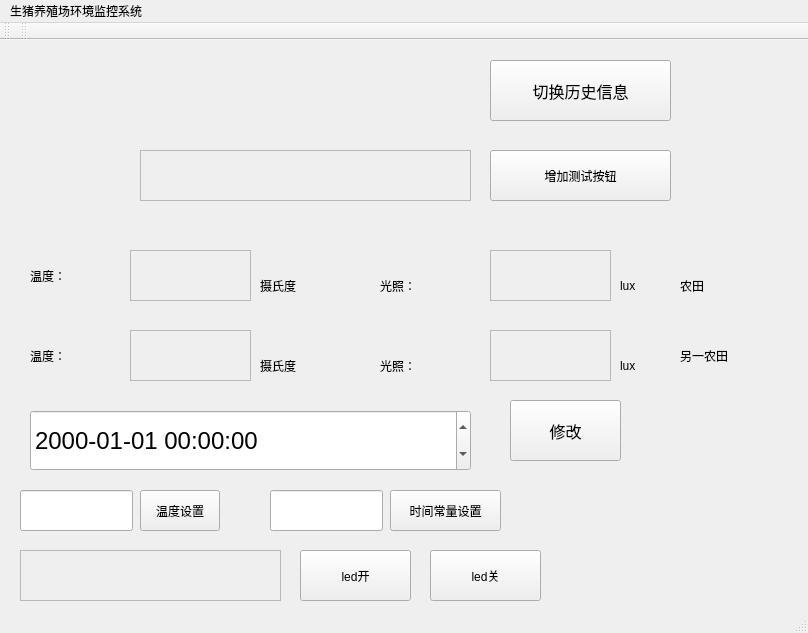
<?xml version="1.0" encoding="UTF-8"?>
<ui version="4.0">
 <class>MainWindow</class>
 <widget class="QMainWindow" name="MainWindow">
  <property name="geometry">
   <rect>
    <x>0</x>
    <y>0</y>
    <width>808</width>
    <height>633</height>
   </rect>
  </property>
  <property name="windowTitle">
   <string>MainWindow</string>
  </property>
  <widget class="QWidget" name="centralWidget">
   <widget class="QLabel" name="label_2">
    <property name="geometry">
     <rect>
      <x>30</x>
      <y>220</y>
      <width>111</width>
      <height>31</height>
     </rect>
    </property>
    <property name="text">
     <string>温度：</string>
    </property>
   </widget>
   <widget class="QLabel" name="temp_lab">
    <property name="geometry">
     <rect>
      <x>130</x>
      <y>210</y>
      <width>121</width>
      <height>51</height>
     </rect>
    </property>
    <property name="font">
     <font>
      <family>宋体</family>
      <pointsize>13</pointsize>
     </font>
    </property>
    <property name="frameShape">
     <enum>QFrame::StyledPanel</enum>
    </property>
    <property name="text">
     <string/>
    </property>
   </widget>
   <widget class="QLabel" name="label_4">
    <property name="geometry">
     <rect>
      <x>380</x>
      <y>230</y>
      <width>41</width>
      <height>31</height>
     </rect>
    </property>
    <property name="text">
     <string>光照：</string>
    </property>
   </widget>
   <widget class="QLabel" name="light_lab">
    <property name="geometry">
     <rect>
      <x>490</x>
      <y>210</y>
      <width>121</width>
      <height>51</height>
     </rect>
    </property>
    <property name="font">
     <font>
      <family>宋体</family>
      <pointsize>13</pointsize>
     </font>
    </property>
    <property name="frameShape">
     <enum>QFrame::StyledPanel</enum>
    </property>
    <property name="text">
     <string/>
    </property>
   </widget>
   <widget class="QLabel" name="label_5">
    <property name="geometry">
     <rect>
      <x>260</x>
      <y>230</y>
      <width>51</width>
      <height>31</height>
     </rect>
    </property>
    <property name="text">
     <string>摄氏度</string>
    </property>
   </widget>
   <widget class="QLabel" name="label_6">
    <property name="geometry">
     <rect>
      <x>620</x>
      <y>230</y>
      <width>41</width>
      <height>31</height>
     </rect>
    </property>
    <property name="text">
     <string>lux</string>
    </property>
   </widget>
   <widget class="QDateTimeEdit" name="dateTimeEdit">
    <property name="geometry">
     <rect>
      <x>30</x>
      <y>370</y>
      <width>441</width>
      <height>61</height>
     </rect>
    </property>
    <property name="font">
     <font>
      <pointsize>18</pointsize>
      <weight>50</weight>
      <bold>false</bold>
     </font>
    </property>
    <property name="displayFormat">
     <string>yyyy-MM-dd HH:mm:ss</string>
    </property>
   </widget>
   <widget class="QPushButton" name="time_btn">
    <property name="geometry">
     <rect>
      <x>510</x>
      <y>360</y>
      <width>111</width>
      <height>61</height>
     </rect>
    </property>
    <property name="font">
     <font>
      <family>华文中宋</family>
      <pointsize>12</pointsize>
     </font>
    </property>
    <property name="text">
     <string>修改</string>
    </property>
   </widget>
   <widget class="QLabel" name="time_lab">
    <property name="geometry">
     <rect>
      <x>140</x>
      <y>110</y>
      <width>331</width>
      <height>51</height>
     </rect>
    </property>
    <property name="frameShape">
     <enum>QFrame::StyledPanel</enum>
    </property>
    <property name="text">
     <string/>
    </property>
   </widget>
   <widget class="QPushButton" name="temp_btn">
    <property name="geometry">
     <rect>
      <x>140</x>
      <y>450</y>
      <width>80</width>
      <height>41</height>
     </rect>
    </property>
    <property name="text">
     <string>温度设置</string>
    </property>
   </widget>
   <widget class="QLineEdit" name="temp_Edit">
    <property name="geometry">
     <rect>
      <x>20</x>
      <y>450</y>
      <width>113</width>
      <height>41</height>
     </rect>
    </property>
   </widget>
   <widget class="QPushButton" name="st_btn">
    <property name="geometry">
     <rect>
      <x>390</x>
      <y>450</y>
      <width>111</width>
      <height>41</height>
     </rect>
    </property>
    <property name="text">
     <string>时间常量设置</string>
    </property>
   </widget>
   <widget class="QLineEdit" name="ST_Edit">
    <property name="geometry">
     <rect>
      <x>270</x>
      <y>450</y>
      <width>113</width>
      <height>41</height>
     </rect>
    </property>
   </widget>
   <widget class="QLabel" name="led_data_lab">
    <property name="geometry">
     <rect>
      <x>20</x>
      <y>510</y>
      <width>261</width>
      <height>51</height>
     </rect>
    </property>
    <property name="frameShape">
     <enum>QFrame::StyledPanel</enum>
    </property>
    <property name="text">
     <string/>
    </property>
   </widget>
   <widget class="QPushButton" name="led_ON">
    <property name="geometry">
     <rect>
      <x>300</x>
      <y>510</y>
      <width>111</width>
      <height>51</height>
     </rect>
    </property>
    <property name="text">
     <string>led开</string>
    </property>
   </widget>
   <widget class="QPushButton" name="led_OFF">
    <property name="geometry">
     <rect>
      <x>430</x>
      <y>510</y>
      <width>111</width>
      <height>51</height>
     </rect>
    </property>
    <property name="text">
     <string>led关</string>
    </property>
   </widget>
   <widget class="QPushButton" name="time_btn_2">
    <property name="geometry">
     <rect>
      <x>490</x>
      <y>20</y>
      <width>181</width>
      <height>61</height>
     </rect>
    </property>
    <property name="font">
     <font>
      <family>华文中宋</family>
      <pointsize>12</pointsize>
     </font>
    </property>
    <property name="text">
     <string>切换历史信息</string>
    </property>
   </widget>
   <widget class="QPushButton" name="add_btn">
    <property name="geometry">
     <rect>
      <x>490</x>
      <y>110</y>
      <width>181</width>
      <height>51</height>
     </rect>
    </property>
    <property name="text">
     <string>增加测试按钮</string>
    </property>
   </widget>
   <widget class="QLabel" name="label_7">
    <property name="geometry">
     <rect>
      <x>620</x>
      <y>310</y>
      <width>41</width>
      <height>31</height>
     </rect>
    </property>
    <property name="text">
     <string>lux</string>
    </property>
   </widget>
   <widget class="QLabel" name="label_3">
    <property name="geometry">
     <rect>
      <x>30</x>
      <y>300</y>
      <width>111</width>
      <height>31</height>
     </rect>
    </property>
    <property name="text">
     <string>温度：</string>
    </property>
   </widget>
   <widget class="QLabel" name="label_8">
    <property name="geometry">
     <rect>
      <x>260</x>
      <y>310</y>
      <width>51</width>
      <height>31</height>
     </rect>
    </property>
    <property name="text">
     <string>摄氏度</string>
    </property>
   </widget>
   <widget class="QLabel" name="temp_lab_2">
    <property name="geometry">
     <rect>
      <x>130</x>
      <y>290</y>
      <width>121</width>
      <height>51</height>
     </rect>
    </property>
    <property name="font">
     <font>
      <family>宋体</family>
      <pointsize>13</pointsize>
     </font>
    </property>
    <property name="frameShape">
     <enum>QFrame::StyledPanel</enum>
    </property>
    <property name="text">
     <string/>
    </property>
   </widget>
   <widget class="QLabel" name="light_lab_2">
    <property name="geometry">
     <rect>
      <x>490</x>
      <y>290</y>
      <width>121</width>
      <height>51</height>
     </rect>
    </property>
    <property name="font">
     <font>
      <family>宋体</family>
      <pointsize>13</pointsize>
     </font>
    </property>
    <property name="frameShape">
     <enum>QFrame::StyledPanel</enum>
    </property>
    <property name="text">
     <string/>
    </property>
   </widget>
   <widget class="QLabel" name="label_9">
    <property name="geometry">
     <rect>
      <x>380</x>
      <y>310</y>
      <width>41</width>
      <height>31</height>
     </rect>
    </property>
    <property name="text">
     <string>光照：</string>
    </property>
   </widget>
   <widget class="QLabel" name="label">
    <property name="geometry">
     <rect>
      <x>680</x>
      <y>240</y>
      <width>54</width>
      <height>12</height>
     </rect>
    </property>
    <property name="text">
     <string>农田</string>
    </property>
   </widget>
   <widget class="QLabel" name="label_10">
    <property name="geometry">
     <rect>
      <x>680</x>
      <y>310</y>
      <width>54</width>
      <height>12</height>
     </rect>
    </property>
    <property name="text">
     <string>另一农田</string>
    </property>
   </widget>
  </widget>
  <widget class="QMenuBar" name="menuBar">
   <property name="geometry">
    <rect>
     <x>0</x>
     <y>0</y>
     <width>808</width>
     <height>22</height>
    </rect>
   </property>
   <widget class="QMenu" name="menu">
    <property name="title">
     <string>生猪养殖场环境监控系统</string>
    </property>
    <addaction name="action_T"/>
   </widget>
   <addaction name="menu"/>
  </widget>
  <widget class="QToolBar" name="mainToolBar">
   <attribute name="toolBarArea">
    <enum>TopToolBarArea</enum>
   </attribute>
   <attribute name="toolBarBreak">
    <bool>false</bool>
   </attribute>
  </widget>
  <widget class="QStatusBar" name="statusBar"/>
  <widget class="QToolBar" name="toolBar">
   <property name="windowTitle">
    <string>toolBar</string>
   </property>
   <attribute name="toolBarArea">
    <enum>TopToolBarArea</enum>
   </attribute>
   <attribute name="toolBarBreak">
    <bool>false</bool>
   </attribute>
  </widget>
  <action name="action_T">
   <property name="text">
    <string>表格信息(&amp;T)</string>
   </property>
  </action>
 </widget>
 <layoutdefault spacing="6" margin="11"/>
 <resources/>
 <connections/>
</ui>
